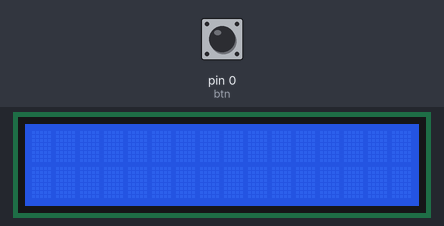
Bench run of a sketch on a simulated Arduino Uno, built with avr-gcc and run on an emulated ATmega328P. On the bench: 16×2 character LCD. The test bench sets the inputs (shaded band); at power-on: pin 0 (btn) HIGH.

Above: at 1.2 s.
1.3 s: pin 0 (btn) pulled LOW for 1 s
At 2.1 s:
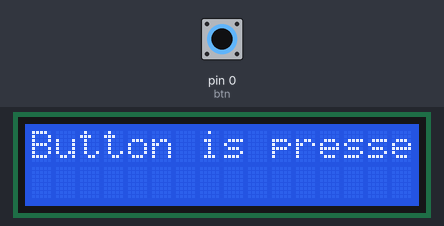
5.3 s: pin 0 (btn) pulled LOW for 3.2 s
Timing chart, 0 to 8.3 s (numbered marks = the images above; inputs shaded):
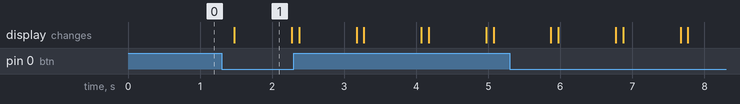

Measured:
- after the input at 1.3 s, the display: changes after 0.17 s (image 1)
- what the display in image 1 shows lasts 0.8 s, from 1.5 s to 2.3 s

The sketch:

main.ino
```cpp
#include <Arduino_FreeRTOS.h>
#include <semphr.h>
#include <LiquidCrystal.h>

#define btn 0

LiquidCrystal lcd(13,12,11,10,9,8);


void task1(void *pv);
void task2(void *pv);


//SemaphoreHandle_t binary_semaphore;
SemaphoreHandle_t counting_semaphore;

void setup()
{
    lcd.begin(16,2);
    pinMode(btn,INPUT_PULLUP);
    //vSemaphoreCreateBinary(binary_semaphore);
    counting_semaphore = xSemaphoreCreateCounting(5,0);
    //xSemaphoreTake(binary_semaphore,200/portTICK_PERIOD_MS);
    xTaskCreate(task1,NULL,configMINIMAL_STACK_SIZE,NULL,2,NULL);
    xTaskCreate(task2,NULL,configMINIMAL_STACK_SIZE,NULL,3,NULL);
    vTaskStartScheduler();
}

void loop()
{

}


void task1(void *pv)
{
    int ret;
    while(1)
    {
        lcd.clear();
        _delay_ms(100);
        ret = xSemaphoreTake(counting_semaphore,200/portTICK_PERIOD_MS);
        if(ret == pdPASS)
        {
            //common resource
            //critical section
            lcd.print("Button is pressed");
            vTaskDelay(800/portTICK_PERIOD_MS);
        }
    }
}

void task2(void *pv)
{
    while(1)
    {
        if(digitalRead(btn) == 0)
        {
            //give semaphore
            xSemaphoreGive(counting_semaphore);
        }
        vTaskDelay(200/portTICK_PERIOD_MS);
    }
}
```
